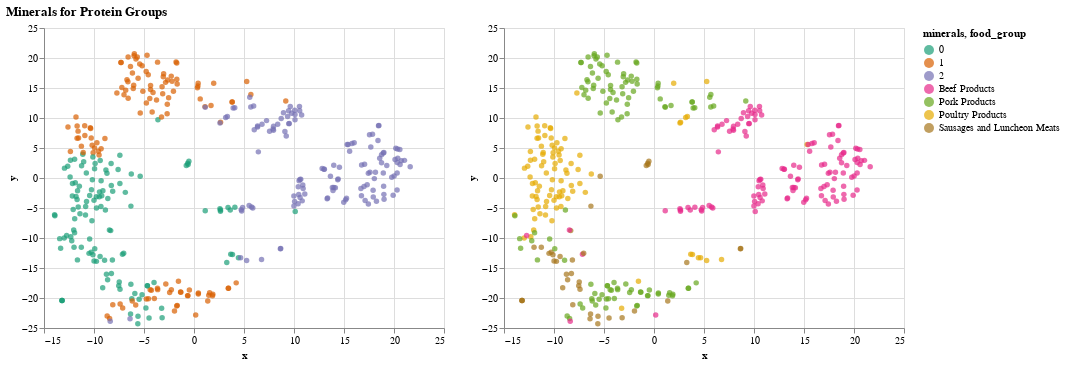

The notebook cell this image was saved under:
### Code cell
kmeansMinerals = KMeans(n_clusters=4)
kmeans.fit(scaled_minerals)
labels_minerals = kmeans.predict(scaled_minerals)

result_tsne_minerals = TSNE(n_components=2, random_state=0).fit_transform(scaled_minerals)

df_minerals = pd.DataFrame(data=result_tsne_minerals, columns=['x', 'y'])
df_minerals['minerals'] = labels_minerals

mineralsChart_TSNE = alt.Chart(df_minerals).mark_circle().encode(
    x='x:Q',
    y='y:Q',
    color='minerals:N'
)

df_minerals['food_group'] = dfProtein['FdGrp_Desc'].values

mineralsGroup = alt.Chart(df_minerals).mark_circle().encode(
    x='x:Q', 
    y='y:Q',
    color=alt.Color('food_group:O', scale=alt.Scale(scheme='dark2'))
)

final3 = alt.vconcat(mineralsChart_TSNE | mineralsGroup).properties(title = "Minerals for Protein Groups")
final3

### Figure 1 — Vega-Lite specification as saved in the notebook (floating-point values rounded to 4 significant figures; data arrays with more than 128 entries replaced by an {"elided": "..."} marker saying what was removed)
{"config": {"view": {"continuousWidth": 400, "continuousHeight": 300}}, "vconcat": [{"hconcat": [{"mark": "circle", "encoding": {"color": {"type": "nominal", "field": "minerals"}, "x": {"type": "quantitative", "field": "x"}, "y": {"type": "quantitative", "field": "y"}}}, {"mark": "circle", "encoding": {"color": {"type": "ordinal", "field": "food_group", "scale": {"scheme": "dark2"}}, "x": {"type": "quantitative", "field": "x"}, "y": {"type": "quantitative", "field": "y"}}}]}], "data": {"name": "data-8087c71faa81810f0929612001525444"}, "title": "Minerals for Protein Groups", "$schema": "https://vega.github.io/schema/vega-lite/v4.0.2.json", "datasets": {"data-8087c71faa81810f0929612001525444": {"elided": "377 records"}}}
